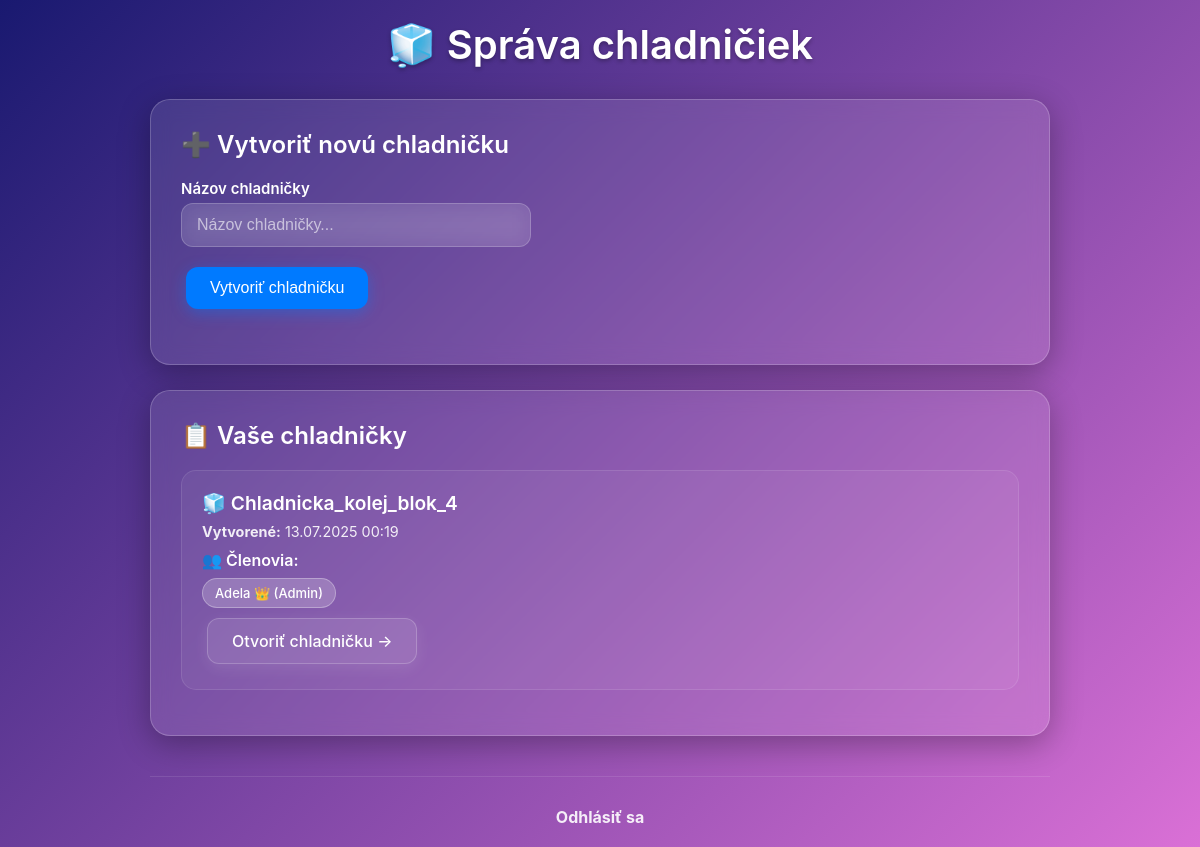
/user_management (signed in), run on an earlier commit of the app's database.
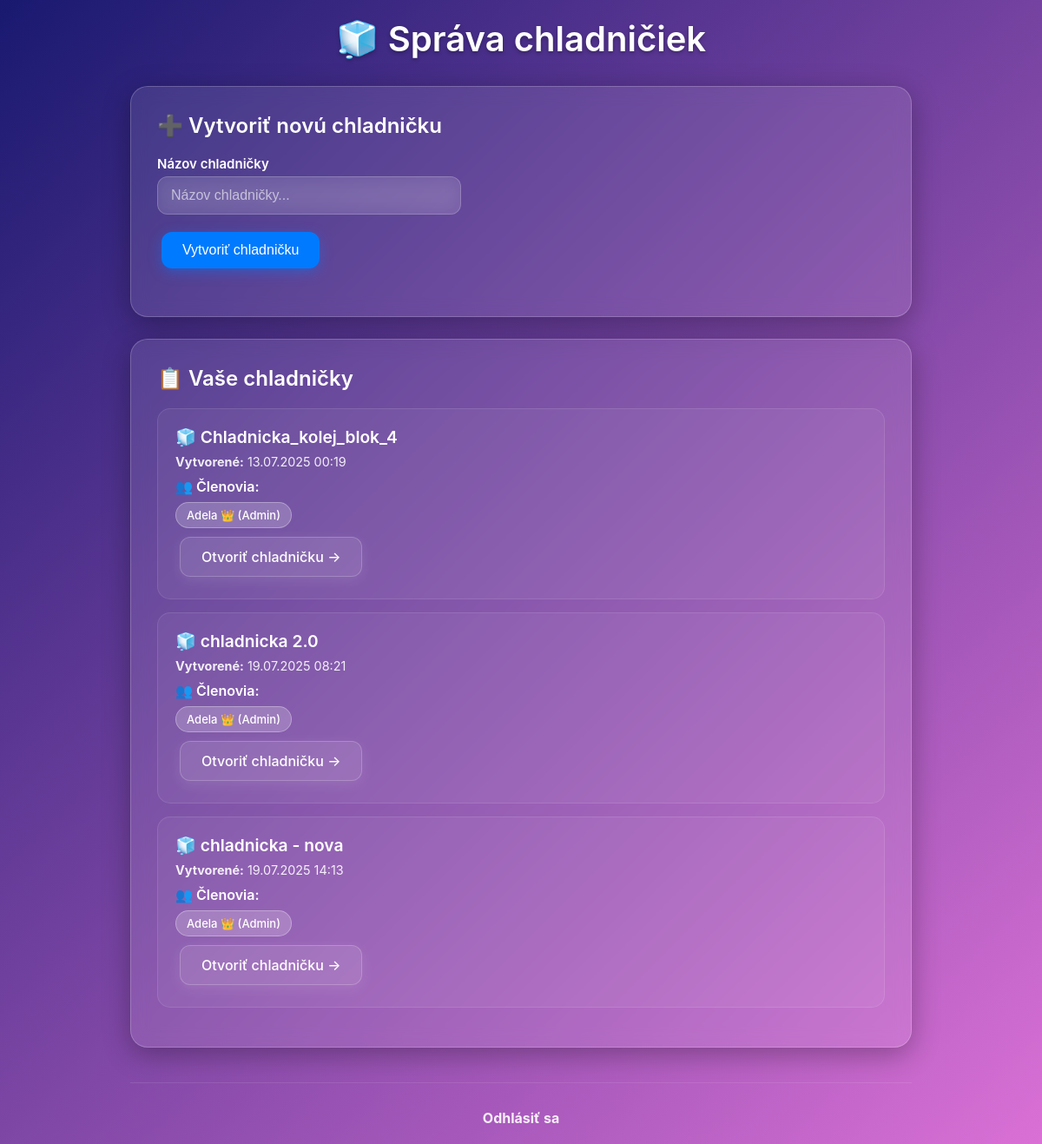
And on a later commit of the database.
### app/models.py (models this page shows, shortened)
class Fridge(db.Model):
    id = db.Column(db.Integer, primary_key=True)
    name = db.Column(db.String(100), nullable=False)
    created_by = db.Column(db.Integer, db.ForeignKey('user.id'), nullable=False)        #db.ForeignKey('user.id') - toto je odkaz na ID pouzivatela
    created_at = db.Column(db.DateTime, default=db.func.current_timestamp())
    creator = db.relationship('User', backref='created_fridges')        #toto vytvori spojenie medzi tabulkami;     backref umoznuje pristupovat k datam opacnej strany

class FridgeUser(db.Model):
    id = db.Column(db.Integer, primary_key=True)
    user_id = db.Column(db.Integer, db.ForeignKey('user.id'), nullable=False)
    fridge_id = db.Column(db.Integer, db.ForeignKey('fridge.id'), nullable=False)
    role = db.Column(db.String(20), default='member')  # 'admin' alebo 'member'
    joined_at = db.Column(db.DateTime, default=db.func.current_timestamp())
    user = db.relationship('User', backref='fridge_memberships')
    fridge = db.relationship('Fridge', backref='members')

class User(UserMixin, db.Model):
    id = db.Column(db.Integer, primary_key=True)
    username = db.Column(db.String(20), unique=True, nullable=False)
    email = db.Column(db.String(120), unique=True, nullable=False)
    password_hash = db.Column(db.String(128), nullable=False)

### app/auth/routes.py (the view, shortened to what this page needs)
@main.route('/user_management', methods=['GET', 'POST'])
@login_required
def user_management():
    form = CreateFridgeForm()
    fridges = db.session.query(Fridge).join(FridgeUser).filter(
        FridgeUser.user_id == current_user.id
    ).all()
    return render_template('user_management.html', form=form, fridges=fridges)

### app/auth/forms.py
class CreateFridgeForm(FlaskForm):
    name = StringField('Názov chladničky', validators=[DataRequired(), Length(min=2, max=100)])
    submit = SubmitField('Vytvoriť chladničku')

### app/models.py (called while the page is built)
@login_manager.user_loader      #specialny dekoder
def load_user(user_id):     #dostane ID pouzivatela
    return User.query.get(int(user_id))     #vrati objekt pouzivatela z databazy: user.query.get(int(user_id))

### app/templates/user_management.html (shortened to what this page needs)
<!DOCTYPE html>
<html lang="sk">
<head>
</head>
<body>
    <div class="main-container">
        <h1 class="page-title">🧊 Správa chladničiek</h1>
        <div class="card">
            <h2>➕ Vytvoriť novú chladničku</h2>
            <form method="POST" class="form-container">
                <div class="form-group">
                    {{ form.name.label }}
                    {{ form.name(size=32, placeholder="Názov chladničky...") }}
                </div>
                {{ form.submit(class="btn btn-primary") }}
            </form>
        </div>
        <div class="card">
            <h2>📋 Vaše chladničky</h2>
            {% if fridges %}
                {% for fridge in fridges %}
                    <div class="fridge-item">
                        <div class="fridge-name">🧊 {{ fridge.name }}</div>
                        <div class="fridge-info">
                            <strong>Vytvorené:</strong> {{ fridge.created_at.strftime('%d.%m.%Y %H:%M') }}
                        </div>
                        <div class="members-container">
                            <div class="members-title">👥 Členovia:</div>
                            {% for member in fridge.members %}
                                <span class="member-tag">
                                    {{ member.user.username }}
                                    {% if member.role == 'admin' %}
                                        👑 (Admin)
                                    {% else %}
                                        👤 (Člen)
                                    {% endif %}
                                </span>
                            {% endfor %}
                        </div>
                        <a href="{{ url_for('auth.fridge_detail', fridge_id=fridge.id) }}" class="btn btn-secondary">
                            Otvoriť chladničku →
                        </a>
                    </div>
                {% endfor %}
            {% else %}
                <div class="empty-state">
                    <p>🤷‍♀️ Nemáte žiadne chladničky. Vytvorte si prvú!</p>
                </div>
            {% endif %}
        </div>
        <div class="logout-section">
            <a href="{{ url_for('auth.logout') }}" class="logout-link">
                <strong>Odhlásiť sa</strong>
            </a>
        </div>
    </div>
</body>
</html>

What changed in the data, as far as the page shows it:
added Fridge: name "chladnicka 2.0", created_at "19.07.2025 08:21"
added FridgeUser: user.username "Adela", role "👑 (Admin)", shown under "chladnicka 2.0"
added Fridge: name "chladnicka - nova", created_at "19.07.2025 14:13"
added FridgeUser: user.username "Adela", role "👑 (Admin)", shown under "chladnicka - nova"
